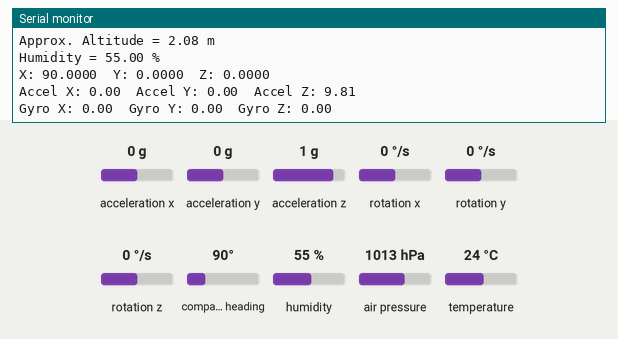
Simulated run of this sketch. Board: ESP32. Parts: the last lines printed to the serial monitor. The inputs (shaded band) are chosen by the test bench; at power-on: acceleration x 0 g, acceleration y 0 g, acceleration z 1 g, rotation x 0 °/s, rotation y 0 °/s, rotation z 0 °/s, compass heading 90°, humidity 55 %, air pressure 1013 hPa, temperature 24 °C.

Above: at 2.2 s.
2.3 s: acceleration x set to -1.4 g
At 3.6 s:
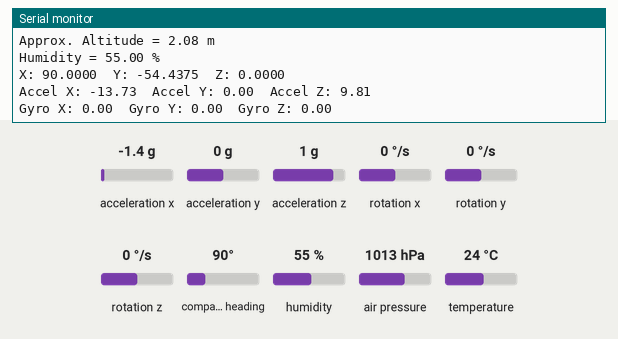
3.8 s: acceleration y set to -1.4 g
At 4.9 s:
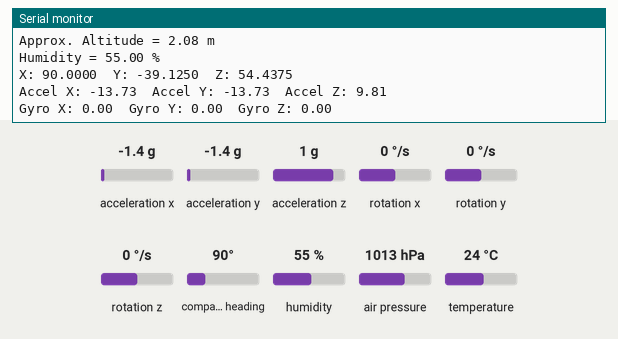
5.3 s: acceleration z set to -1.4 g
At 6.6 s:
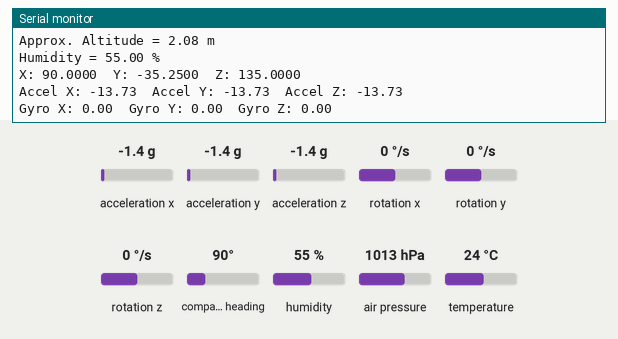
6.8 s: rotation x set to -192 °/s
At 7.5 s:
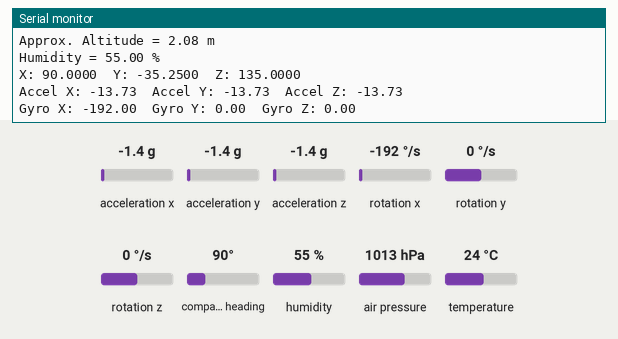
8.3 s: rotation y set to -192 °/s
At 9.9 s:
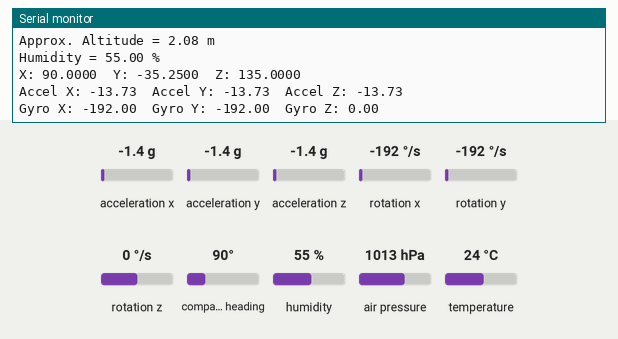
Timing chart, 0 to 10.8 s (numbered marks = the images above; inputs shaded):
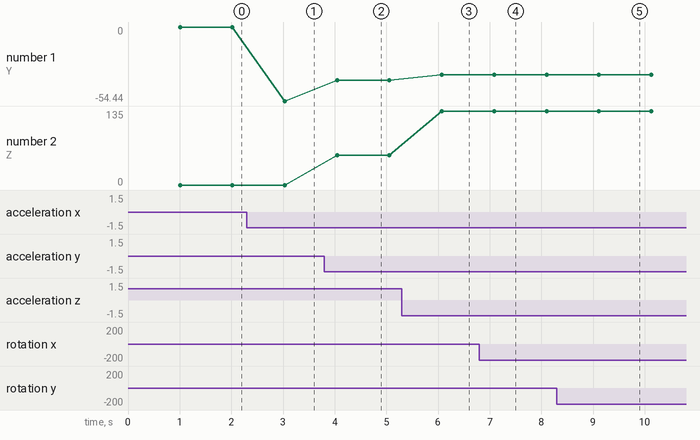

Measured:
- after the input at 2.3 s, the serial monitor: prints a new line after 0.73 s (image 1)
- after the input at 3.8 s, the serial monitor: prints a new line after 0.25 s (image 2)
- after the input at 5.3 s, the serial monitor: prints a new line after 0.77 s (image 3)
- after the input at 6.8 s, the serial monitor: prints a new line after 0.29 s (image 4)
- after the input at 8.3 s, the serial monitor: prints a new line after 0.82 s (image 5)
- plotted number 1: 0 → -54.44 after the input at 2.3 s, -54.44 → -39.12 after the input at 3.8 s, -39.12 → -35.25 after the input at 5.3 s
- plotted number 2: 0 → 54.44 after the input at 3.8 s, 54.44 → 135 after the input at 5.3 s

The sketch:

ESP32testing.ino
```cpp
/* ICARUS v1.0.6
switched to ESP32
*/

//library
#include <Wire.h>
#include <SPI.h>
#include <Adafruit_Sensor.h>
#include <Adafruit_BME280.h>
#include <Adafruit_BNO055.h>
#include <utility/imumaths.h>
#include <HardwareSerial.h>

//changing GPIO to TX and RX
HardwareSerial mySerial(1);

//SPI Pin Initialization
#define BME_SCK 4
#define BME_MOSI 5
#define BME_MISO 7

//BME280 Initialization: SCK(SCL) - 4, MOSI(SDA) - 5,CS - 6, MISO(SDO) - 7
#define BME_CS 6
Adafruit_BME280 bme(BME_CS, BME_MOSI, BME_MISO, BME_SCK);

//BNO055 Initialization:  SDA - 9, SCL - 10,
Adafruit_BNO055 bno = Adafruit_BNO055(55);

//Environmental Variable
#define SEALEVELPRESSURE_HPA (1013.25)

void setup() {
  //Serial Setup
  Serial.begin(115200);
  Serial.println("ICARUS v1.0.6");

  //Protocal & Wiring Setup
  Wire.begin(9, 10);

  //Barometer
  bool bme_status = bme.begin();
  if (bme_status) {
    Serial.println("Barometer BME280 detected");
  } else {
    Serial.println("Unable to detected Barometer BME280");
    while(1);
  }

  //IMU
  bool bno_status = bno.begin();
  if (bno_status) {
    Serial.println("IMU BNO055 detected");
    bno.setExtCrystalUse(true);
  } else {
    Serial.println("Unable to detected IMU BNO055");
    while(1);
  }

  Serial.println();
  delay(1000);


}

void loop() {
  BMEValues();
  BNOValues();
  delay(1000);

}


void BMEValues() {
  Serial.print("Temperature = ");
  Serial.print(bme.readTemperature());
  Serial.println(" *C");

  // Convert temperature to Fahrenheit
  /*Serial.print("Temperature = ");
  Serial.print(1.8 * bme.readTemperature() + 32);
  Serial.println(" *F");*/

  Serial.print("Pressure = ");
  Serial.print(bme.readPressure() / 100.0F);
  Serial.println(" hPa");

  Serial.print("Approx. Altitude = ");
  Serial.print(bme.readAltitude(SEALEVELPRESSURE_HPA));
  Serial.println(" m");

  Serial.print("Humidity = ");
  Serial.print(bme.readHumidity());
  Serial.println(" %");

  Serial.println();
}

void BNOValues() {
  sensors_event_t event;
  bno.getEvent(&event);

  Serial.print("X: ");
  Serial.print(event.orientation.x, 4);
  Serial.print("\tY: ");
  Serial.print(event.orientation.y, 4);
  Serial.print("\tZ: ");
  Serial.print(event.orientation.z, 4);
  Serial.println("");

  imu::Vector<3> accel = bno.getVector(Adafruit_BNO055::VECTOR_ACCELEROMETER);
  //Acceleration m/s^2
  Serial.print("Accel X: ");
  Serial.print(accel.x());
  Serial.print("\tAccel Y: ");
  Serial.print(accel.y());
  Serial.print("\tAccel Z: ");
  Serial.print(accel.z());
  Serial.println("");

  imu::Vector<3> gyro = bno.getVector(Adafruit_BNO055::VECTOR_GYROSCOPE);
  //Gyroscope rad/s
  Serial.print("Gyro X: ");
  Serial.print(gyro.x());
  Serial.print("\tGyro Y: ");
  Serial.print(gyro.y());
  Serial.print("\tGyro Z: ");
  Serial.print(gyro.z());
  Serial.println("");

  Serial.println();
}
```
